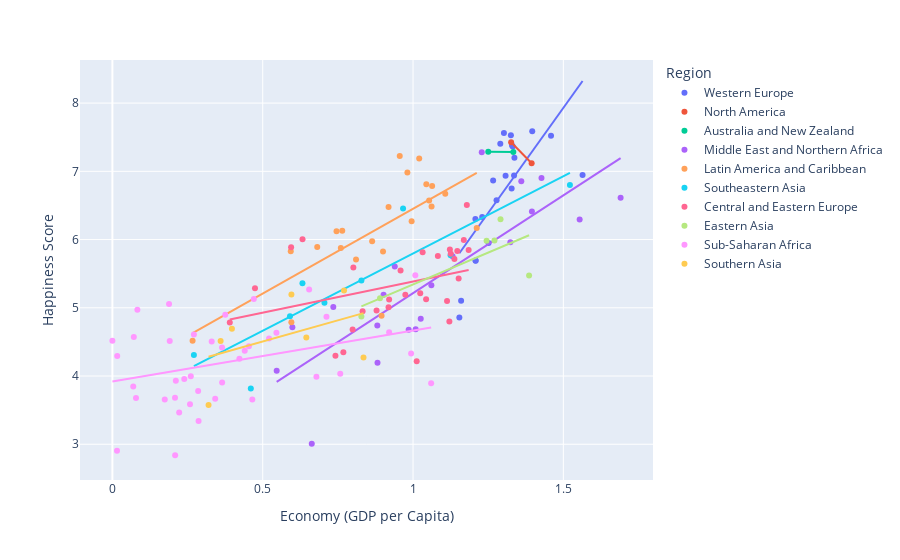

The code cell stored with this chart in its notebook:
### Code cell
# “¿Cuánto ‘compra’ la felicidad el dinero?”
# Haz un scatter plot entre Economy (GDP per Capita) y Happiness Score con línea de tendencia. 
# Cuenta si el retorno marginal parece decreciente y destaca un outlier.

fig1 = px.scatter(df ,x='Economy (GDP per Capita)', y='Happiness Score', color='Region', trendline='ols')
fig1.show()

### Figure 1 — Plotly figure (JSON) as saved in the notebook; plotly's stock layout.template omitted (floating-point values rounded to 4 significant figures)
{"data": [{"hovertemplate": "Region=Western Europe<br>Economy (GDP per Capita)=%{x}<br>Happiness Score=%{y}<extra></extra>", "legendgroup": "Western Europe", "marker": {"color": "#636efa", "symbol": "circle"}, "mode": "markers", "name": "Western Europe", "orientation": "v", "showlegend": true, "type": "scatter", "x": [1.397, 1.302, 1.325, 1.459, 1.29, 1.329, 1.332, 1.337, 1.564, 1.336, 1.308, 1.266, 1.328, 1.278, 1.23, 1.207, 1.251, 1.208, 1.208, 1.16, 1.154], "xaxis": "x", "y": [7.587, 7.561, 7.527, 7.522, 7.406, 7.378, 7.364, 7.2, 6.946, 6.94, 6.937, 6.867, 6.75, 6.575, 6.329, 6.302, 5.948, 5.695, 5.689, 5.102, 4.857], "yaxis": "y"}, {"hovertemplate": "<b>OLS trendline</b><br>Happiness Score = 6.15957 * Economy (GDP per Capita) + -1.30917<br>R<sup>2</sup>=0.517912<br><br>Region=Western Europe<br>Economy (GDP per Capita)=%{x}<br>Happiness Score=%{y} <b>(trend)</b><extra></extra>", "legendgroup": "Western Europe", "marker": {"color": "#636efa", "symbol": "circle"}, "mode": "lines", "name": "Western Europe", "showlegend": false, "type": "scatter", "x": [1.154, 1.16, 1.207, 1.208, 1.208, 1.23, 1.251, 1.266, 1.278, 1.29, 1.302, 1.308, 1.325, 1.328, 1.329, 1.332, 1.336, 1.337, 1.397, 1.459, 1.564], "xaxis": "x", "y": [5.799, 5.835, 6.128, 6.132, 6.132, 6.268, 6.397, 6.491, 6.561, 6.638, 6.713, 6.746, 6.855, 6.87, 6.88, 6.894, 6.92, 6.928, 7.293, 7.678, 8.324], "yaxis": "y"}, {"hovertemplate": "Region=North America<br>Economy (GDP per Capita)=%{x}<br>Happiness Score=%{y}<extra></extra>", "legendgroup": "North America", "marker": {"color": "#EF553B", "symbol": "circle"}, "mode": "markers", "name": "North America", "orientation": "v", "showlegend": true, "type": "scatter", "x": [1.326, 1.395], "xaxis": "x", "y": [7.427, 7.119], "yaxis": "y"}, {"hovertemplate": "<b>OLS trendline</b><br>Happiness Score = -4.51481 * Economy (GDP per Capita) + 13.4149<br>R<sup>2</sup>=1.000000<br><br>Region=North America<br>Economy (GDP per Capita)=%{x}<br>Happiness Score=%{y} <b>(trend)</b><extra></extra>", "legendgroup": "North America", "marker": {"color": "#EF553B", "symbol": "circle"}, "mode": "lines", "name": "North America", "showlegend": false, "type": "scatter", "x": [1.326, 1.395], "xaxis": "x", "y": [7.427, 7.119], "yaxis": "y"}, {"hovertemplate": "Region=Australia and New Zealand<br>Economy (GDP per Capita)=%{x}<br>Happiness Score=%{y}<extra></extra>", "legendgroup": "Australia and New Zealand", "marker": {"color": "#00cc96", "symbol": "circle"}, "mode": "markers", "name": "Australia and New Zealand", "orientation": "v", "showlegend": true, "type": "scatter", "x": [1.25, 1.334], "xaxis": "x", "y": [7.286, 7.284], "yaxis": "y"}, {"hovertemplate": "<b>OLS trendline</b><br>Happiness Score = -0.0239808 * Economy (GDP per Capita) + 7.31598<br>R<sup>2</sup>=1.000000<br><br>Region=Australia and New Zealand<br>Economy (GDP per Capita)=%{x}<br>Happiness Score=%{y} <b>(trend)</b><extra></extra>", "legendgroup": "Australia and New Zealand", "marker": {"color": "#00cc96", "symbol": "circle"}, "mode": "lines", "name": "Australia and New Zealand", "showlegend": false, "type": "scatter", "x": [1.25, 1.334], "xaxis": "x", "y": [7.286, 7.284], "yaxis": "y"}, {"hovertemplate": "Region=Middle East and Northern Africa<br>Economy (GDP per Capita)=%{x}<br>Happiness Score=%{y}<extra></extra>", "legendgroup": "Middle East and Northern Africa", "marker": {"color": "#ab63fa", "symbol": "circle"}, "mode": "markers", "name": "Middle East and Northern Africa", "orientation": "v", "showlegend": true, "type": "scatter", "x": [1.229, 1.427, 1.36, 1.69, 1.395, 1.554, 1.324, 1.131, 0.9393, 1.061, 0.902, 0.7348, 1.026, 0.8811, 0.5987, 1.009, 0.9855, 0.8818, 0.5465, 0.6632], "xaxis": "x", "y": [7.278, 6.901, 6.853, 6.611, 6.411, 6.295, 5.96, 5.754, 5.605, 5.332, 5.192, 5.013, 4.839, 4.739, 4.715, 4.686, 4.677, 4.194, 4.077, 3.006], "yaxis": "y"}, {"hovertemplate": "<b>OLS trendline</b><br>Happiness Score = 2.86657 * Economy (GDP per Capita) + 2.34834<br>R<sup>2</sup>=0.689398<br><br>Region=Middle East and Northern Africa<br>Economy (GDP per Capita)=%{x}<br>Happiness Score=%{y} <b>(trend)</b><extra></extra>", "legendgroup": "Middle East and Northern Africa", "marker": {"color": "#ab63fa", "symbol": "circle"}, "mode": "lines", "name": "Middle East and Northern Africa", "showlegend": false, "type": "scatter", "x": [0.5465, 0.5987, 0.6632, 0.7348, 0.8811, 0.8818, 0.902, 0.9393, 0.9855, 1.009, 1.026, 1.061, 1.131, 1.229, 1.324, 1.36, 1.395, 1.427, 1.554, 1.69], "xaxis": "x", "y": [3.915, 4.064, 4.249, 4.455, 4.874, 4.876, 4.934, 5.041, 5.173, 5.24, 5.288, 5.39, 5.592, 5.87, 6.143, 6.247, 6.348, 6.44, 6.804, 7.194], "yaxis": "y"}, {"hovertemplate": "Region=Latin America and Caribbean<br>Economy (GDP per Capita)=%{x}<br>Happiness Score=%{y}<extra></extra>", "legendgroup": "Latin America and Caribbean", "marker": {"color": "#FFA15A", "symbol": "circle"}, "mode": "markers", "name": "Latin America and Caribbean", "orientation": "v", "showlegend": true, "type": "scatter", "x": [0.9558, 1.021, 0.9812, 1.044, 1.064, 1.107, 1.054, 1.062, 0.9186, 0.9953, 1.212, 0.7645, 0.7455, 0.864, 0.6813, 0.7599, 0.5933, 0.9002, 0.8104, 0.8954, 0.5953, 0.2667], "xaxis": "x", "y": [7.226, 7.187, 6.983, 6.81, 6.786, 6.67, 6.574, 6.485, 6.477, 6.269, 6.168, 6.13, 6.123, 5.975, 5.89, 5.878, 5.828, 5.824, 5.709, 4.885, 4.788, 4.518], "yaxis": "y"}, {"hovertemplate": "<b>OLS trendline</b><br>Happiness Score = 2.4838 * Economy (GDP per Capita) + 3.96684<br>R<sup>2</sup>=0.534762<br><br>Region=Latin America and Caribbean<br>Economy (GDP per Capita)=%{x}<br>Happiness Score=%{y} <b>(trend)</b><extra></extra>", "legendgroup": "Latin America and Caribbean", "marker": {"color": "#FFA15A", "symbol": "circle"}, "mode": "lines", "name": "Latin America and Caribbean", "showlegend": false, "type": "scatter", "x": [0.2667, 0.5933, 0.5953, 0.6813, 0.7455, 0.7599, 0.7645, 0.8104, 0.864, 0.8954, 0.9002, 0.9186, 0.9558, 0.9812, 0.9953, 1.021, 1.044, 1.054, 1.062, 1.064, 1.107, 1.212], "xaxis": "x", "y": [4.629, 5.44, 5.446, 5.659, 5.819, 5.854, 5.866, 5.98, 6.113, 6.191, 6.203, 6.248, 6.341, 6.404, 6.439, 6.502, 6.561, 6.584, 6.604, 6.608, 6.717, 6.977], "yaxis": "y"}, {"hovertemplate": "Region=Southeastern Asia<br>Economy (GDP per Capita)=%{x}<br>Happiness Score=%{y}<extra></extra>", "legendgroup": "Southeastern Asia", "marker": {"color": "#19d3f3", "symbol": "circle"}, "mode": "markers", "name": "Southeastern Asia", "orientation": "v", "showlegend": true, "type": "scatter", "x": [1.522, 0.9669, 1.125, 0.8283, 0.6322, 0.7053, 0.5907, 0.2711, 0.4604], "xaxis": "x", "y": [6.798, 6.455, 5.77, 5.399, 5.36, 5.073, 4.876, 4.307, 3.819], "yaxis": "y"}, {"hovertemplate": "<b>OLS trendline</b><br>Happiness Score = 2.26472 * Economy (GDP per Capita) + 3.53046<br>R<sup>2</sup>=0.802873<br><br>Region=Southeastern Asia<br>Economy (GDP per Capita)=%{x}<br>Happiness Score=%{y} <b>(trend)</b><extra></extra>", "legendgroup": "Southeastern Asia", "marker": {"color": "#19d3f3", "symbol": "circle"}, "mode": "lines", "name": "Southeastern Asia", "showlegend": false, "type": "scatter", "x": [0.2711, 0.4604, 0.5907, 0.6322, 0.7053, 0.8283, 0.9669, 1.125, 1.522], "xaxis": "x", "y": [4.144, 4.573, 4.868, 4.962, 5.128, 5.406, 5.72, 6.078, 6.977], "yaxis": "y"}, {"hovertemplate": "Region=Central and Eastern Europe<br>Economy (GDP per Capita)=%{x}<br>Happiness Score=%{y}<extra></extra>", "legendgroup": "Central and Eastern Europe", "marker": {"color": "#FF6692", "symbol": "circle"}, "mode": "markers", "name": "Central and Eastern Europe", "orientation": "v", "showlegend": true, "type": "scatter", "x": [1.179, 0.6324, 1.169, 0.5945, 1.123, 1.185, 1.147, 1.032, 1.126, 1.083, 1.138, 0.8015, 0.9585, 1.152, 0.4743, 1.024, 0.9744, 1.043, 0.9205, 1.113, 0.9185, 0.8787, 0.8322, 1.121, 0.3905, 0.7991, 0.7682, 0.7419, 1.012], "xaxis": "x", "y": [6.505, 6.003, 5.995, 5.889, 5.855, 5.848, 5.833, 5.813, 5.791, 5.759, 5.716, 5.589, 5.548, 5.429, 5.286, 5.212, 5.192, 5.124, 5.123, 5.098, 5.007, 4.959, 4.949, 4.8, 4.786, 4.681, 4.35, 4.297, 4.218], "yaxis": "y"}, {"hovertemplate": "<b>OLS trendline</b><br>Happiness Score = 0.914566 * Economy (GDP per Capita) + 4.47101<br>R<sup>2</sup>=0.122715<br><br>Region=Central and Eastern Europe<br>Economy (GDP per Capita)=%{x}<br>Happiness Score=%{y} <b>(trend)</b><extra></extra>", "legendgroup": "Central and Eastern Europe", "marker": {"color": "#FF6692", "symbol": "circle"}, "mode": "lines", "name": "Central and Eastern Europe", "showlegend": false, "type": "scatter", "x": [0.3905, 0.4743, 0.5945, 0.6324, 0.7419, 0.7682, 0.7991, 0.8015, 0.8322, 0.8787, 0.9185, 0.9205, 0.9585, 0.9744, 1.012, 1.024, 1.032, 1.043, 1.083, 1.113, 1.121, 1.123, 1.126, 1.138, 1.147, 1.152, 1.169, 1.179, 1.185], "xaxis": "x", "y": [4.828, 4.905, 5.015, 5.049, 5.15, 5.174, 5.202, 5.204, 5.232, 5.275, 5.311, 5.313, 5.348, 5.362, 5.397, 5.407, 5.415, 5.425, 5.461, 5.489, 5.496, 5.498, 5.5, 5.511, 5.52, 5.524, 5.54, 5.549, 5.555], "yaxis": "y"}, {"hovertemplate": "Region=Eastern Asia<br>Economy (GDP per Capita)=%{x}<br>Happiness Score=%{y}<extra></extra>", "legendgroup": "Eastern Asia", "marker": {"color": "#B6E880", "symbol": "circle"}, "mode": "markers", "name": "Eastern Asia", "orientation": "v", "showlegend": true, "type": "scatter", "x": [1.291, 1.271, 1.245, 1.386, 0.8901, 0.8282], "xaxis": "x", "y": [6.298, 5.987, 5.984, 5.474, 5.14, 4.874], "yaxis": "y"}, {"hovertemplate": "<b>OLS trendline</b><br>Happiness Score = 1.86758 * Economy (GDP per Capita) + 3.47513<br>R<sup>2</sup>=0.614002<br><br>Region=Eastern Asia<br>Economy (GDP per Capita)=%{x}<br>Happiness Score=%{y} <b>(trend)</b><extra></extra>", "legendgroup": "Eastern Asia", "marker": {"color": "#B6E880", "symbol": "circle"}, "mode": "lines", "name": "Eastern Asia", "showlegend": false, "type": "scatter", "x": [0.8282, 0.8901, 1.245, 1.271, 1.291, 1.386], "xaxis": "x", "y": [5.022, 5.137, 5.8, 5.848, 5.886, 6.064], "yaxis": "y"}, {"hovertemplate": "Region=Sub-Saharan Africa<br>Economy (GDP per Capita)=%{x}<br>Happiness Score=%{y}<extra></extra>", "legendgroup": "Sub-Saharan Africa", "marker": {"color": "#FF97FF", "symbol": "circle"}, "mode": "markers", "name": "Sub-Saharan Africa", "orientation": "v", "showlegend": true, "type": "scatter", "x": [1.008, 0.6543, 0.4704, 0.1885, 0.08308, 0.3755, 0.7121, 0.9205, 0.5456, 0.271, 0.0712, 0.5211, 0, 0.1907, 0.3302, 0.4541, 0.3647, 0.4402, 0.9936, 0.01604, 0.4225, 0.7578, 0.2607, 0.6787, 0.2391, 0.211, 0.365, 1.06, 0.0694, 0.2852, 0.2082, 0.0785, 0.3419, 0.1742, 0.4653, 0.2581, 0.2221, 0.2867, 0.0153, 0.2087], "xaxis": "x", "y": [5.477, 5.268, 5.129, 5.057, 4.971, 4.898, 4.867, 4.642, 4.633, 4.61, 4.571, 4.55, 4.517, 4.512, 4.507, 4.436, 4.419, 4.369, 4.332, 4.292, 4.252, 4.033, 3.995, 3.989, 3.956, 3.931, 3.904, 3.896, 3.845, 3.781, 3.681, 3.678, 3.667, 3.656, 3.655, 3.587, 3.465, 3.34, 2.905, 2.839], "yaxis": "y"}, {"hovertemplate": "<b>OLS trendline</b><br>Happiness Score = 0.746061 * Economy (GDP per Capita) + 3.91894<br>R<sup>2</sup>=0.119352<br><br>Region=Sub-Saharan Africa<br>Economy (GDP per Capita)=%{x}<br>Happiness Score=%{y} <b>(trend)</b><extra></extra>", "legendgroup": "Sub-Saharan Africa", "marker": {"color": "#FF97FF", "symbol": "circle"}, "mode": "lines", "name": "Sub-Saharan Africa", "showlegend": false, "type": "scatter", "x": [0, 0.0153, 0.01604, 0.0694, 0.0712, 0.0785, 0.08308, 0.1742, 0.1885, 0.1907, 0.2082, 0.2087, 0.211, 0.2221, 0.2391, 0.2581, 0.2607, 0.271, 0.2852, 0.2867, 0.3302, 0.3419, 0.3647, 0.365, 0.3755, 0.4225, 0.4402, 0.4541, 0.4653, 0.4704, 0.5211, 0.5456, 0.6543, 0.6787, 0.7121, 0.7578, 0.9205, 0.9936, 1.008, 1.06], "xaxis": "x", "y": [3.919, 3.93, 3.931, 3.971, 3.972, 3.978, 3.981, 4.049, 4.06, 4.061, 4.074, 4.075, 4.076, 4.085, 4.097, 4.112, 4.113, 4.121, 4.132, 4.133, 4.165, 4.174, 4.191, 4.191, 4.199, 4.234, 4.247, 4.258, 4.266, 4.27, 4.308, 4.326, 4.407, 4.425, 4.45, 4.484, 4.606, 4.66, 4.671, 4.71], "yaxis": "y"}, {"hovertemplate": "Region=Southern Asia<br>Economy (GDP per Capita)=%{x}<br>Happiness Score=%{y}<extra></extra>", "legendgroup": "Southern Asia", "marker": {"color": "#FECB52", "symbol": "circle"}, "mode": "markers", "name": "Southern Asia", "orientation": "v", "showlegend": true, "type": "scatter", "x": [0.7704, 0.5954, 0.3975, 0.645, 0.36, 0.8352, 0.3198], "xaxis": "x", "y": [5.253, 5.194, 4.694, 4.565, 4.514, 4.271, 3.575], "yaxis": "y"}, {"hovertemplate": "<b>OLS trendline</b><br>Happiness Score = 1.23949 * Economy (GDP per Capita) + 3.88614<br>R<sup>2</sup>=0.198712<br><br>Region=Southern Asia<br>Economy (GDP per Capita)=%{x}<br>Happiness Score=%{y} <b>(trend)</b><extra></extra>", "legendgroup": "Southern Asia", "marker": {"color": "#FECB52", "symbol": "circle"}, "mode": "lines", "name": "Southern Asia", "showlegend": false, "type": "scatter", "x": [0.3198, 0.36, 0.3975, 0.5954, 0.645, 0.7704, 0.8352], "xaxis": "x", "y": [4.283, 4.332, 4.379, 4.624, 4.686, 4.841, 4.921], "yaxis": "y"}], "layout": {"legend": {"title": {"text": "Region"}, "tracegroupgap": 0}, "margin": {"t": 60}, "xaxis": {"anchor": "y", "domain": [0, 1], "title": {"text": "Economy (GDP per Capita)"}}, "yaxis": {"anchor": "x", "domain": [0, 1], "title": {"text": "Happiness Score"}}}}
